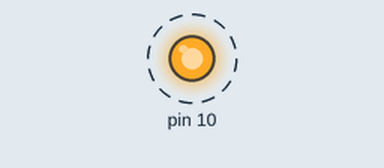
Recording of a sketch running on a simulated Arduino Uno, built with avr-gcc and run on an emulated ATmega328P. On the bench: output pins drawn as LEDs (lit = HIGH). Dashed ring = blinking.

Above: at 0.5 s.
Timing chart, 0 to 3.5 s (numbered marks = the images above):
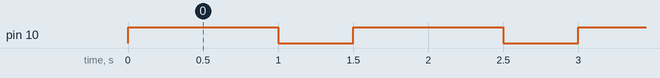

The sketch:

blink.ino
```cpp
void setup() {
  // initialize digital pin LED_BUILTIN as an output.
  pinMode(10, OUTPUT);
}

// the loop function runs over and over again forever
void loop() {
  digitalWrite(10, HIGH);  // turn the LED on (HIGH is the voltage level)
  delay(1000);                      // wait for a second
  digitalWrite(10, LOW);   // turn the LED off by making the voltage LOW
  delay(500);                      // wait for a second
}
```

Measured:
- by itself, pin 10: alternates HIGH for 1.0 s and LOW for 0.50 s
